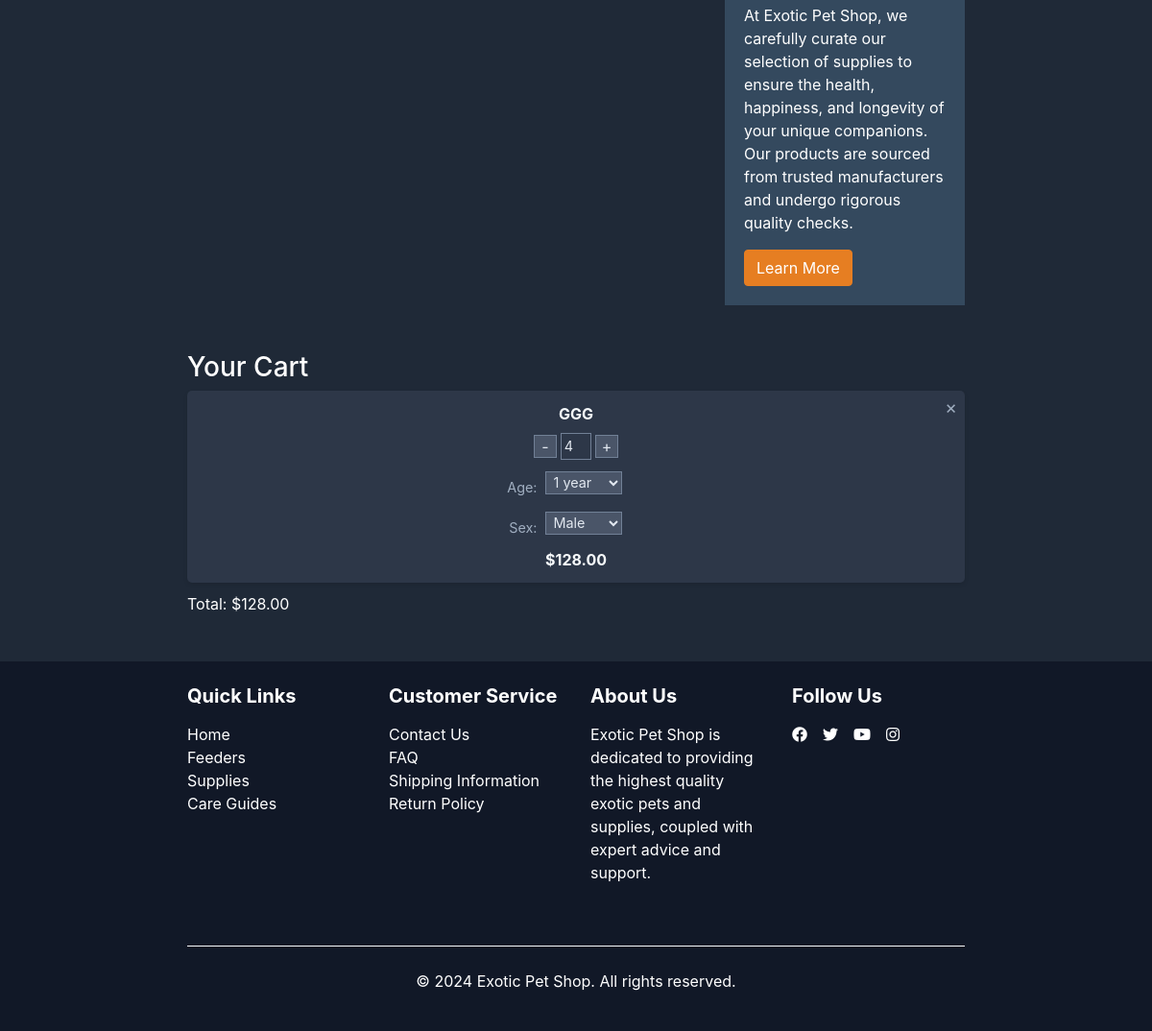
/supplies/ (signed in, lower part), run on an earlier commit of the app's database.
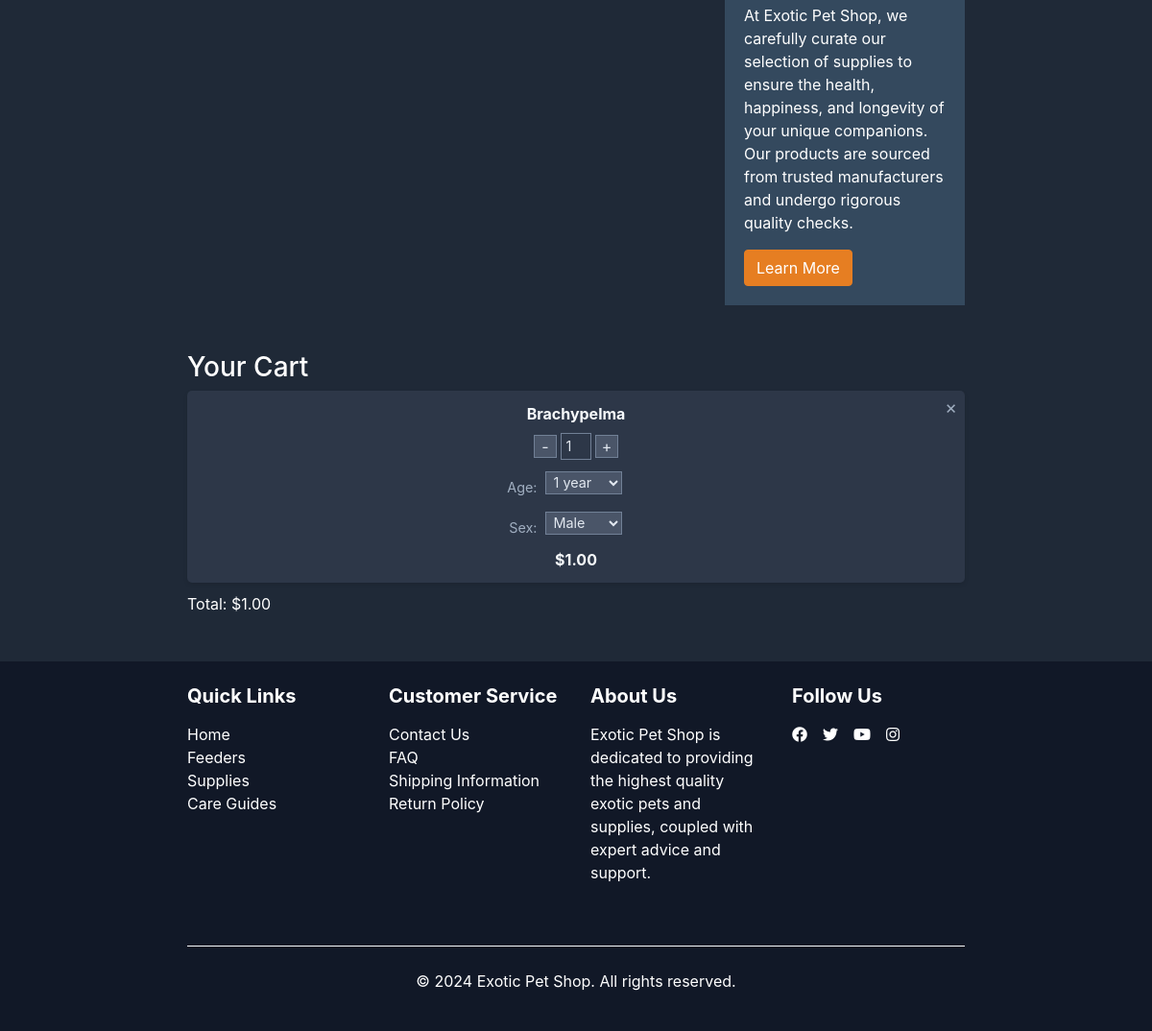
And on a later commit of the database.
### Store/models.py (models this page shows, shortened)
class CartItem(models.Model):
    SEX_CHOICES = [
        ('M', 'Male'),
        ('F', 'Female'),
    ]
    cart = models.ForeignKey(Cart, on_delete=models.CASCADE, related_name='items', null=True)
    animal = models.ForeignKey(Animal, on_delete=models.CASCADE, null=True, blank=True)
    supply = models.ForeignKey(Supplies, on_delete=models.CASCADE, null=True, blank=True)
    quantity = models.PositiveIntegerField(default=1)
    age = models.PositiveIntegerField(null=True, blank=True)
    sex = models.CharField(max_length=1, choices=SEX_CHOICES, null=True, blank=True)
    @property
    def total_price(self):
        return self.animal.price * self.quantity if self.animal else self.supply.price * self.quantity

class Animal(models.Model):
    common_name = models.CharField(max_length=200, null=True, blank=True)
    scientific_name = models.CharField(max_length=200, null=True, blank=True)
    image = models.ImageField(upload_to='animals/', null=True, blank=True, storage=MediaCloudinaryStorage())
    price = models.DecimalField(max_digits=6, decimal_places=2, null=True, blank=True)
    description = CKEditor5Field('Description', null=True, blank=True)
    category = models.ForeignKey(Category, on_delete=models.SET_NULL, null=True, blank=True)

class Cart(models.Model):
    user = models.OneToOneField(User, on_delete=models.CASCADE, default=None)
    total_price = models.DecimalField(max_digits=6, decimal_places=2, default=0)

### Store/views.py (the view)
# urls.py: path('supplies/', views.display_supplies, name='supplies'),
def display_supplies(request):
    categories = SupplyCategory.objects.all()
    supplies = Supplies.objects.all()
    if request.user.is_authenticated:
        cart, created = Cart.objects.get_or_create(user=request.user)
        cart_items = cart.items.all()
    else:
        cart = None
        cart_items = []
    return render(request, 'supplies.html', {'categories': categories, 'supplies': supplies, 'cart_items': cart_items, 'cart': cart})

### templates/supplies.html (shortened to what this page needs)
{% extends 'layout.html' %}
{% load static %}
{% block content %}
<link rel="stylesheet" type="text/css" href="{% static '/css/supplies.css' %}">
<link rel="stylesheet" type="text/css" href="{% static 'css/cart_sidebar.css' %}">
<div class="container my-5">
    <div class="row">
        <div class="col-lg-8">
        </div>
        <div class="col-lg-4">
            <div class="why-choose-us mt-4">
                <p>At Exotic Pet Shop, we carefully curate our selection of supplies to ensure the health, happiness, and longevity of your unique companions. Our products are sourced from trusted manufacturers and undergo rigorous quality checks.</p>
                <a href="#" class="btn btn-primary">Learn More</a>
            </div>
        </div>
    </div>
    <div class="cart-section mt-5">
        <h3>Your Cart</h3>
        <div id="cart-items">
            {% for cart_item in cart_items %}
            <div class="cart-item" data-item-id="{{ cart_item.id }}" data-price="{{ cart_item.total_price }}" data-quantity="{{ cart_item.quantity }}">
                <button class="cart-item-remove">&times;</button>
                <div class="cart-item-name">
                    {% if cart_item.animal %}
                    {{ cart_item.animal.common_name }}
                    {% elif cart_item.supply %}
                    {{ cart_item.supply.name }}
                    {% endif %}
                </div>
                <div class="cart-item-details">
                    <div class="cart-item-quantity">
                        <button class="quantity-decrease">-</button>
                        <input type="number" value="{{ cart_item.quantity }}" min="1" max="99" class="quantity-input" readonly>
                        <button class="quantity-increase">+</button>
                    </div>
                    {% if cart_item.animal %}
                    <div class="cart-item-row">
                        <span class="cart-item-label">Age:</span>
                        <select id="age" name="age">
                            <option value="1" {% if cart_item.age == 1 %}selected{% endif %}>1 year</option>
                        </select>
                    </div>
                    <div class="cart-item-row">
                        <span class="cart-item-label">Sex:</span>
                        <select id="sex" name="sex">
                            <option value="M" {% if cart_item.sex == "M" %}selected{% endif %}>Male</option>
                        </select>
                    </div>
                    {% endif %}
                </div>
                <div class="cart-item-price">${{ cart_item.total_price|floatformat:2 }}</div>
            </div>
            {% empty %}
            <p>Your cart is empty.</p>
            {% endfor %}
        </div>
        <div class="cart-total">
            Total: $<span id="cart-total">{{ cart.total_price|default:0|floatformat:2 }}</span>
        </div>
    </div>
</div>
{% endblock %}

What changed in the data, as far as the page shows it:
removed CartItem: animal.common_name "GGG", quantity "4", age "1 year", sex "Male", total_price "128.00"
added CartItem: animal.common_name "Brachypelma", quantity "1", age "1 year", sex "Male", total_price "1.00"
changed Cart: total_price "128.00" → "1.00"
